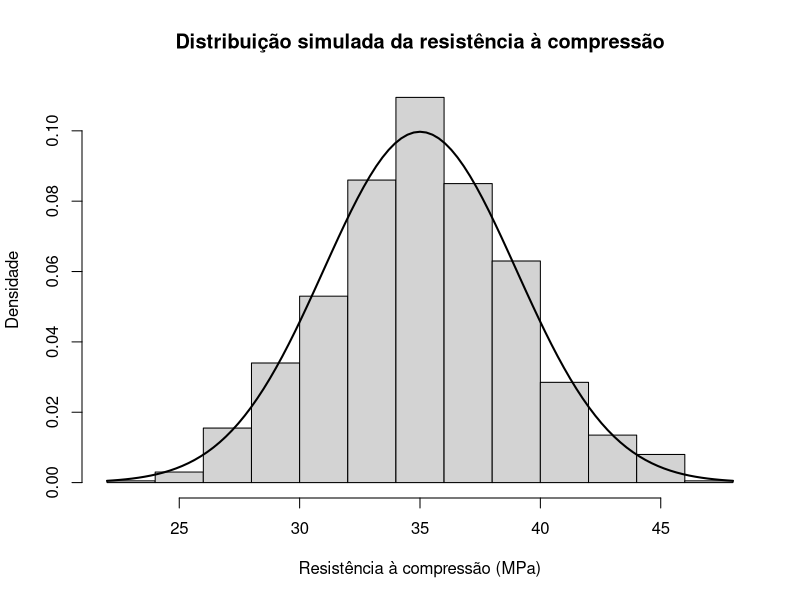

This figure's R source:
## ---- chunk 1
# Define a média da resistência à compressão, em MPa
media <- 35

# Define o desvio padrão da resistência à compressão, em MPa
desvio_padrao <- 4

# Calcula a probabilidade acumulada de a resistência
# à compressão ser inferior a 30 MPa
prob_inferior_30 <- pnorm(
  q = 30,
  mean = media,
  sd = desvio_padrao
)

# Exibe a probabilidade calculada
prob_inferior_30
## ---- chunk 2
# Calcula a probabilidade acumulada de a resistência
# ser inferior a 38 MPa
prob_ate_38 <- pnorm(
  q = 38,
  mean = media,
  sd = desvio_padrao
)

# Calcula a probabilidade acumulada de a resistência
# ser inferior a 32 MPa
prob_ate_32 <- pnorm(
  q = 32,
  mean = media,
  sd = desvio_padrao
)

# Calcula a probabilidade de a resistência estar
# compreendida entre 32 MPa e 38 MPa
prob_32_38 <- prob_ate_38 - prob_ate_32

# Exibe a probabilidade calculada
prob_32_38
## ---- chunk 3
# Calcula o percentil de 5% da distribuição Normal
# Esse valor corresponde à resistência abaixo da qual
# se espera encontrar aproximadamente 5% das amostras
percentil_5 <- qnorm(
  p = 0.05,
  mean = media,
  sd = desvio_padrao
)

# Exibe o valor correspondente ao percentil de 5%
percentil_5
## ---- chunk 4
# Define o número de amostras consideradas
n <- 10

# Calcula o erro padrão da média
# O erro padrão representa a variabilidade esperada
# entre diferentes médias de amostras com tamanho n = 10
erro_padrao <- desvio_padrao / sqrt(n)

# Exibe o erro padrão calculado
erro_padrao

# Calcula a probabilidade de a média de 10 amostras
# ser inferior a 33 MPa
prob_media_inferior_33 <- pnorm(
  q = 33,
  mean = media,
  sd = erro_padrao
)

# Exibe a probabilidade calculada
prob_media_inferior_33
## ---- chunk 5
# Define uma semente para tornar a simulação reproduzível
# Dessa forma, os mesmos números pseudoaleatórios
# serão obtidos quando o código for executado novamente
set.seed(123)

# Define o número de valores que serão simulados
n_simulacoes <- 1000

# Gera 1.000 valores aleatórios provenientes
# de uma distribuição Normal com média de 35 MPa
# e desvio padrão de 4 MPa
resistencia_simulada <- rnorm(
  n = n_simulacoes,
  mean = media,
  sd = desvio_padrao
)
## ---- chunk 6
# Constrói o histograma dos 1.000 valores simulados
# probability = TRUE transforma o eixo vertical
# em densidade, permitindo comparar o histograma
# com a curva teórica da distribuição Normal
hist(
  resistencia_simulada,
  probability = TRUE,
  breaks = "Sturges",
  main = "Distribuição simulada da resistência à compressão",
  xlab = "Resistência à compressão (MPa)",
  ylab = "Densidade"
)

# Adiciona ao histograma a curva de densidade
# teórica da distribuição Normal considerada
curve(
  dnorm(
    x,
    mean = media,
    sd = desvio_padrao
  ),
  add = TRUE,
  lwd = 2
)
## ---- chunk 7
# Calcula a média dos valores simulados
media_simulada <- mean(resistencia_simulada)

# Calcula o desvio padrão dos valores simulados
desvio_simulado <- sd(resistencia_simulada)

# Exibe a média obtida na simulação
media_simulada

# Exibe o desvio padrão obtido na simulação
desvio_simulado
